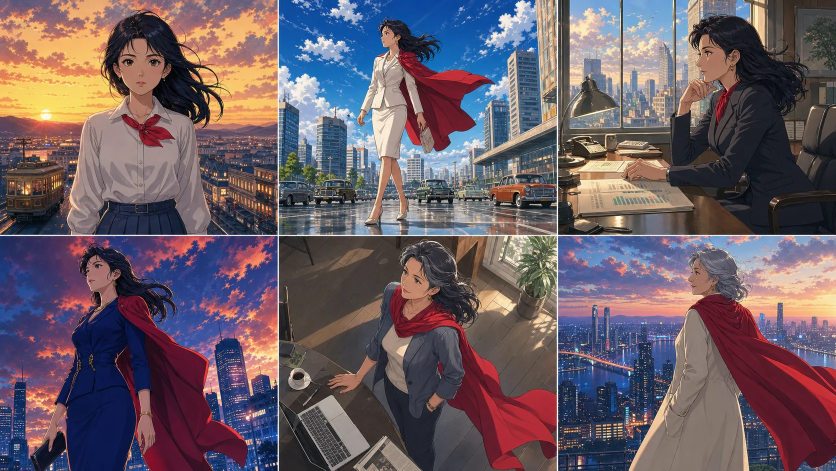
#> input picture showcase/jotei-no-yabo/assets/empress-character-sheet.webp, 1672 x 941 px, given in place of exec-94c241ed-62af-402f-a009-78c446e6ac5a.png, which was not available (shown at 1/2 size)
$ python crop_jotei_event_sheets.py
#> lines starting #> are read from the running program, lines starting #| are printed output that depends on the picture; pictures that were not available may be replaced by others from this repository, and a replacement may not be noted
from pathlib import Path
from PIL import Image


SOURCE_DIR = Path(r"C:\Users\sgmxk\.codex\generated_images\019fa379-bbbb-7632-a5ea-169447abbaa6")
OUTPUT_DIR = Path(r"C:\Users\sgmxk\Desktop\AI\repos\github\harunamitrader\harunami_AI_base\showcase\jotei-no-yabo\assets\events")

SHEETS = {
    "exec-94c241ed-62af-402f-a009-78c446e6ac5a.png": [
        "1949-tse-reopening", "1950-korean-boom", "1964-tokyo-olympics", "1965-securities-recession",
    ],
    "exec-5cc9aa31-59f0-41ce-8b0a-34924f2fb9cb.png": [
        "1971-nixon-shock", "1973-oil-shock", "1979-second-oil", "1985-plaza-accord",
    ],
    "exec-c370f031-6341-486a-8c6b-dd12414e9cc0.png": [
        "1987-black-monday", "1989-bubble-peak", "1990-bubble-collapse", "1997-financial-crisis",
    ],
    "exec-66bdd90e-0ad2-4a53-bbb0-dcb0e1a334a9.png": [
        "1999-it-bubble", "2008-lehman-shock", "2013-monetary-easing", "2020-covid-shock",
    ],
}


def crop_sheet(source: Path, names: list[str]) -> None:
    with Image.open(source) as image:
#> image is the input picture: PIL image 1672x941 RGB; mean R, G, B 106.6, 92.1, 100.4
        width, height = image.size
#> width = 1672; height = 941
        x_mid, y_mid = width // 2, height // 2
#> x_mid = 836; y_mid = 470
        boxes = [(0, 0, x_mid, y_mid), (x_mid, 0, width, y_mid), (0, y_mid, x_mid, height), (x_mid, y_mid, width, height)]
        for name, box in zip(names, boxes):
            image.crop(box).save(OUTPUT_DIR / f"{name}.png", optimize=True)
#> this loop made 4 passes
#> pass 1, in crop_sheet, `image.crop(box).save(OUTPUT_DIR / f"{name}.png", optimize=True)`:
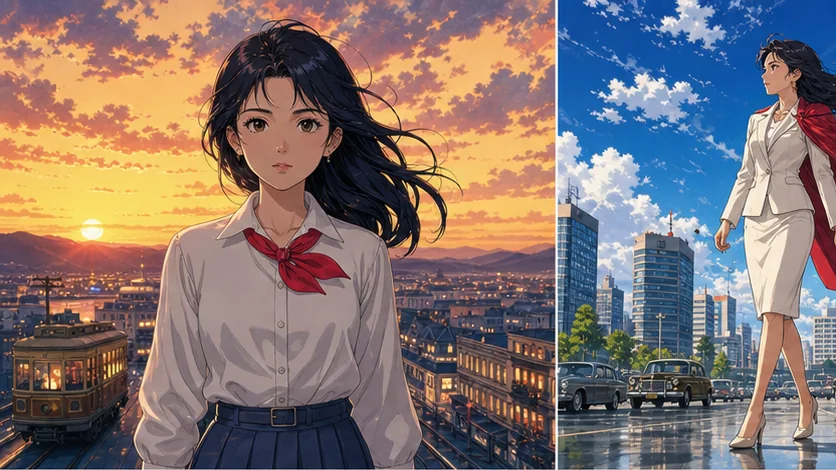
#> saved as 1949-tse-reopening.png: PIL image 836x470 RGB; mean R, G, B 130.8, 115.5, 112
#> pass 2, in crop_sheet, `image.crop(box).save(OUTPUT_DIR / f"{name}.png", optimize=True)`:
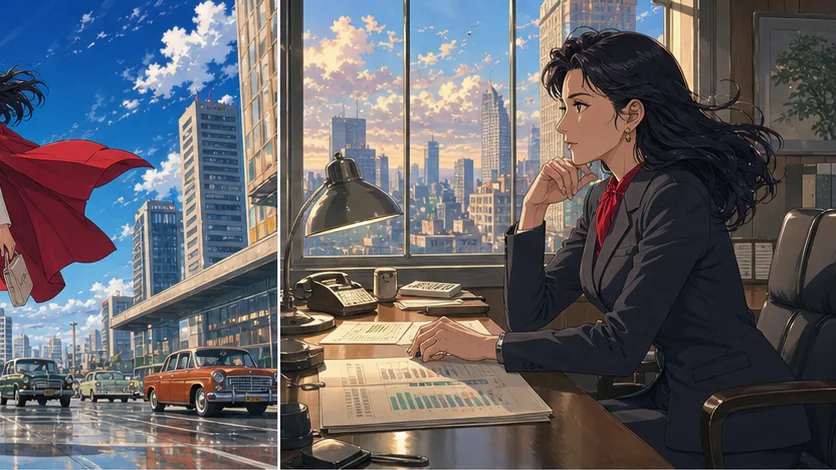
#> saved as 1950-korean-boom.png: PIL image 836x470 RGB; mean R, G, B 99.6, 98, 103


OUTPUT_DIR.mkdir(parents=True, exist_ok=True)
for filename, names in SHEETS.items():
    crop_sheet(SOURCE_DIR / filename, names)
#> pass 2 of the loop `for filename, names in SHEETS.items():`:
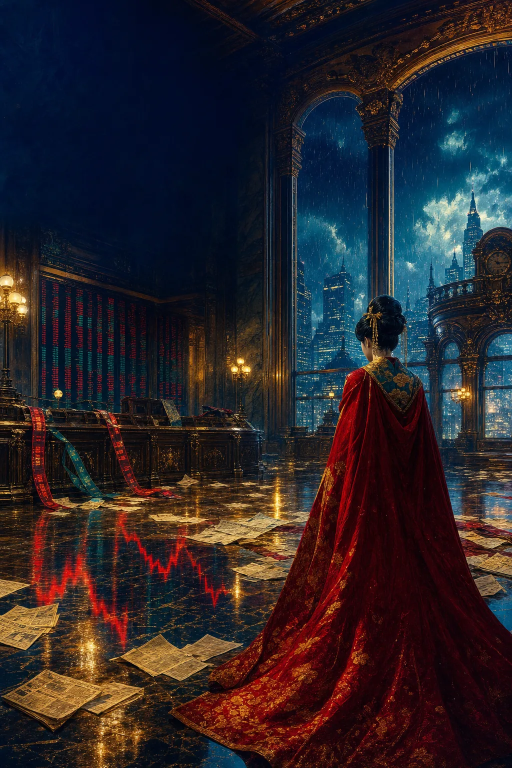
#> input picture showcase/jotei-no-yabo/assets/game-over-visual.webp, 1024 x 1536 px, given in place of exec-5cc9aa31-59f0-41ce-8b0a-34924f2fb9cb.png, which was not available (shown at 1/2 size)
#> in crop_sheet, image is the input picture: PIL image 1024x1536 RGB; mean R, G, B 42.6, 36, 41
#> the loop in crop_sheet (call 2), `for name, box in zip(names, boxes):` made 4 passes
#> pass 1, in crop_sheet (call 2), `image.crop(box).save(OUTPUT_DIR / f"{name}.png", optimize=True)`:
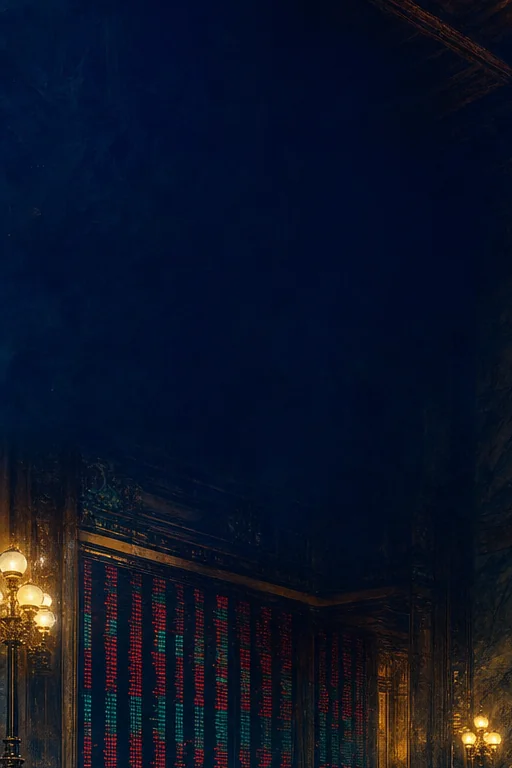
#> saved as 1971-nixon-shock.png: PIL image 512x768 RGB; mean R, G, B 12.7, 19.5, 38.1
#> pass 2, in crop_sheet (call 2), `image.crop(box).save(OUTPUT_DIR / f"{name}.png", optimize=True)`:
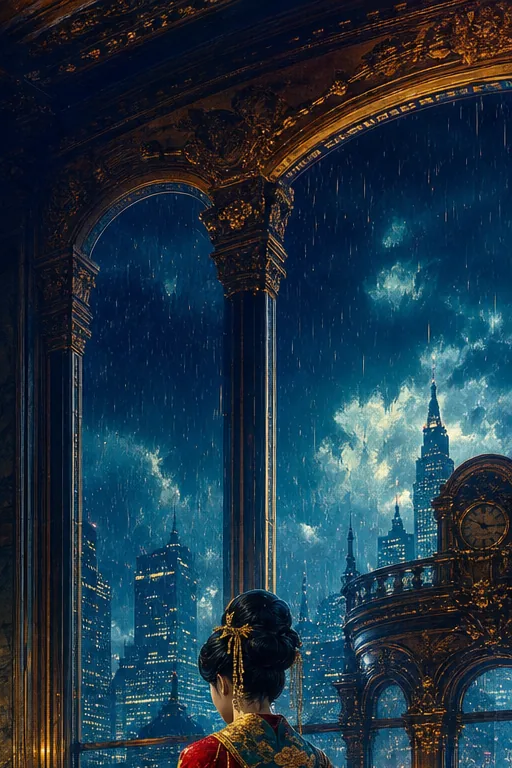
#> saved as 1973-oil-shock.png: PIL image 512x768 RGB; mean R, G, B 30.4, 52.8, 68.3
#> (the run stopped early here; a loop or call above may not have finished)
